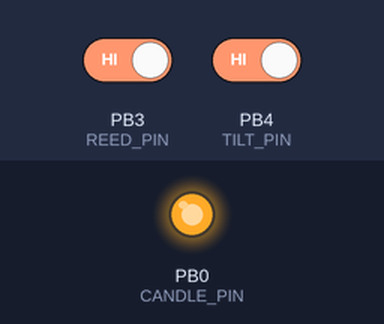
Bench run of a sketch on a simulated ATtiny85, built with avr-gcc and run on an emulated ATtiny85. On the bench: output pins drawn as LEDs (lit = HIGH). The test bench sets the inputs (shaded band); at power-on: PB4 (TILT_PIN) HIGH, PB3 (REED_PIN) HIGH. Sleep ends after the set time or at an interrupt.

Above: at 1.8 s.
1.9 s: PB4 (TILT_PIN) driven LOW
At 3.1 s:
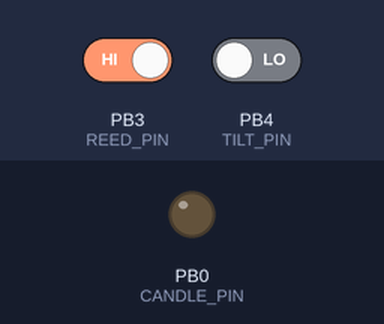
3.4 s: PB3 (REED_PIN) driven LOW
At 4.5 s:
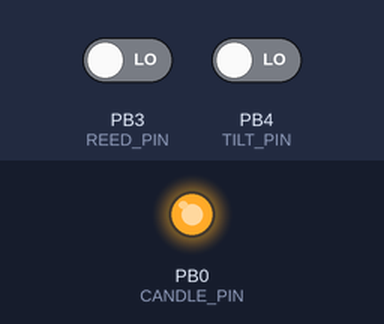
Timing chart, 0 to 10.0 s (numbered marks = the images above; inputs shaded):
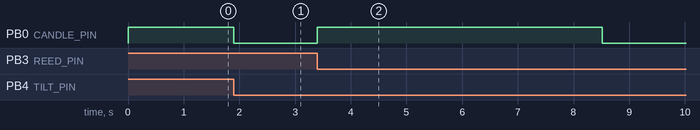

Measured:
- after the input at 1.9 s, PB0 (CANDLE_PIN): HIGH → LOW at once
- after the input at 3.4 s, PB0 (CANDLE_PIN): LOW → HIGH at once, → LOW 5.1 s later

The sketch:

Votive_Candle.ino
```cpp
#include <avr/sleep.h>
#include <avr/wdt.h>
#include <avr/interrupt.h>
#include <avr/power.h>

/*
AI Requirement:
Write me some arduino code for attiny85. This uses three pins. PB0 is connected to a candle LED such that an output of 1 is on and 0, or set to input, it will be off. PB4 is an input connected to a tilt sensor and shall have an internal pullup. When tilted the pin will be low. PB3 shall be an input with an internal pullup. It will be connected to a reed relay such that when the relay is activated the pin will be 0.

This design shall be optimized for low power and use sleep mode with WDT for timed sleeping. PB4 shall be used to wake from any sleep state.

The code has three major states: LIT_TIMER, LIT_SHORT_TIMER and DEEP_SLEEP.

When powered up the candle shall be on and enter the LIT_TIMER state.

When the enters the LIT_TIMER state. It shall remain in this state for approximately 2 hours, at which time it will exit the state and turn off the candle. It shall use the WDT and wake states to do the timing and keep batter usage low. When in the state for greater than 0.5s and a transitions from untilted to tilted is sensed (as an interrupt) it will exit the state and turn the candle off.

The code shall enter the DEEP_SLEEP state when the candle becomes unlit. In this state the candle pin shall change to an input to save power. When it has been in this state for more than 0.5s and the tilt state transitions from untilted to tilted (as an interrupt) it shall exit the state, turn on the candle and enter the LIT_TIMER state.

If it is in the DEEP_SLEEP state and PB3 transitions low or high it shall turn the candle on and enter the LIT_SHORT_TIMER state. This state is similar to the LIT_TIMER state except that the time in this state is approximately 5 seconds. Entering this state shall light the candle. When the timer expires and the state exits the candle shall turn off and it shall enter the DEEP_SLEEP state.

Claude Sonet 4 Repsonse:
I'll create Arduino code that implements your three-state candle controller with the reed relay functionality on PB3.This code implements your three-state candle controller with reed relay functionality. Here are the key features:
Three States:
	• LIT_TIMER: Candle on for 2 hours, tilt after 0.5s turns off
	• LIT_SHORT_TIMER: Candle on for 5 seconds, tilt after 0.5s turns off
	• DEEP_SLEEP: Candle off (pin as input), responds to tilt (>0.5s) or reed transitions
State Transitions:
	1. Power-up: Candle on → LIT_TIMER state
	2. LIT_TIMER:
		○ Timeout (2hrs) OR tilt (>0.5s) → candle off → DEEP_SLEEP
	3. LIT_SHORT_TIMER:
		○ Timeout (5s) OR tilt (>0.5s) → candle off → DEEP_SLEEP
	4. DEEP_SLEEP:
		○ Tilt (>0.5s) → candle on → LIT_TIMER
		○ Reed transition (any time) → candle on → LIT_SHORT_TIMER
Reed Relay Features:
	• PB3 with internal pullup: Pin reads LOW when relay activated
	• Any transition triggers: Both low→high and high→low activate the short timer
	• Immediate response: No 0.5s delay requirement for reed transitions
	• Priority handling: Reed transitions take precedence in DEEP_SLEEP state
Key Technical Features:
	• Pin change interrupts: Both PB4 (tilt) and PB3 (reed) wake from sleep
	• Edge detection: Tilt only responds to untilted→tilted (HIGH→LOW)
	• 0.5s protection: Uses stateTimeCounter to prevent immediate tilt responses
	• Power optimization:
		○ Deep sleep with WDT timing
		○ Candle pin becomes input when off
		○ Disabled unused peripherals
Operation Flow:
	1. Normal cycle: LIT_TIMER (2hrs) ↔ DEEP_SLEEP
	2. Reed activation: DEEP_SLEEP → LIT_SHORT_TIMER (5s) → DEEP_SLEEP
	3. Tilt shortcuts: Can exit any lit state early (after 0.5s)
	4. Low power: WDT wake-up, deep sleep between cycles
The reed relay provides a convenient way to get a quick 5-second light without entering the full 2-hour cycle.
*/

// Pin definitions
#define CANDLE_PIN PB0
#define TILT_PIN PB4
#define REED_PIN PB3

// States
enum State {
  LIT_TIMER,       // Long timed lit state (2 hours)
  LIT_SHORT_TIMER, // Short timed lit state (5 seconds)
  DEEP_SLEEP       // Deep sleep state
};

// Global variables
volatile State currentState = LIT_TIMER;
volatile bool tiltTransitionDetected = false;
volatile bool reedTransitionDetected = false;
volatile bool previousTiltState = HIGH;       // Track previous state for edge detection
volatile bool previousReedState = HIGH;       // Track previous reed state
volatile uint16_t wdtCounter = 0;
volatile uint16_t stateTimeCounter = 0;       // Track time in current state

// Timing constants
const uint16_t LIT_TIMEOUT_SECONDS = 7200;    // 2 hours
const uint16_t LIT_SHORT_TIMEOUT_SECONDS = 5; // 5 seconds
const uint16_t MIN_STATE_TIME_SECONDS = 1;    // 0.5s minimum (using 1s WDT, so 1 cycle minimum)
const uint8_t WDT_CYCLES_PER_SECOND = 1;      // Using 1s WDT timeout

// WDT timeout tracking
const uint16_t LIT_WDT_CYCLES = LIT_TIMEOUT_SECONDS * WDT_CYCLES_PER_SECOND;
const uint16_t LIT_SHORT_WDT_CYCLES = LIT_SHORT_TIMEOUT_SECONDS * WDT_CYCLES_PER_SECOND;
const uint16_t MIN_STATE_WDT_CYCLES = MIN_STATE_TIME_SECONDS * WDT_CYCLES_PER_SECOND;

void setup() {
  // Disable unused peripherals to save power
  ADCSRA = 0;  // Disable ADC
  power_adc_disable();
  power_timer1_disable();

  // Configure pins
  pinMode(CANDLE_PIN, OUTPUT);
  pinMode(TILT_PIN, INPUT_PULLUP);
  pinMode(REED_PIN, INPUT_PULLUP);

  // Turn on candle initially and enter LIT_TIMER
  digitalWrite(CANDLE_PIN, HIGH);

  // Initialize state tracking
  previousTiltState = digitalRead(TILT_PIN);
  previousReedState = digitalRead(REED_PIN);

  // Setup pin change interrupts for both tilt sensor (PB4) and reed relay (PB3)
  GIMSK |= (1 << PCIE);     // Enable pin change interrupts
  PCMSK |= (1 << PCINT4);   // Enable interrupt on PB4 (tilt)
  PCMSK |= (1 << PCINT3);   // Enable interrupt on PB3 (reed)

  // Initialize state - candle is lit, so enter LIT_TIMER
  currentState = LIT_TIMER;
  wdtCounter = 0;
  stateTimeCounter = 0;

  // Enable interrupts
  sei();

  // Setup and start watchdog timer
  setupWDT();
}

void loop() {
  switch (currentState) {
    case LIT_TIMER:
      handleLitTimerState();
      break;

    case LIT_SHORT_TIMER:
      handleLitShortTimerState();
      break;

    case DEEP_SLEEP:
      handleDeepSleepState();
      break;
  }
}

void handleLitTimerState() {
  // Check if tilt transition detected and we've been in state > 0.5s
  if (tiltTransitionDetected && stateTimeCounter >= MIN_STATE_WDT_CYCLES) {
    tiltTransitionDetected = false;
    turnOffCandle();
    enterDeepSleepState();
    return;
  }

  // Clear transition flags if we haven't been in state long enough
  if (tiltTransitionDetected && stateTimeCounter < MIN_STATE_WDT_CYCLES) {
    tiltTransitionDetected = false;
  }

  // Clear any reed transitions (not used in this state)
  reedTransitionDetected = false;

  // Check if lit timeout reached (2 hours) - turn off and enter deep sleep
  if (wdtCounter >= LIT_WDT_CYCLES) {
    turnOffCandle();
    enterDeepSleepState();
    return;
  }

  // Go to sleep and wait for WDT or interrupt
  enterLightSleep();
}

void handleLitShortTimerState() {
  // Check if tilt transition detected and we've been in state > 0.5s
  if (tiltTransitionDetected && stateTimeCounter >= MIN_STATE_WDT_CYCLES) {
    tiltTransitionDetected = false;
    turnOffCandle();
    enterDeepSleepState();
    return;
  }

  // Clear transition flags if we haven't been in state long enough
  if (tiltTransitionDetected && stateTimeCounter < MIN_STATE_WDT_CYCLES) {
    tiltTransitionDetected = false;
  }

  // Clear any reed transitions (not used in this state)
  reedTransitionDetected = false;

  // Check if short lit timeout reached (5 seconds) - turn off and enter deep sleep
  if (wdtCounter >= LIT_SHORT_WDT_CYCLES) {
    turnOffCandle();
    enterDeepSleepState();
    return;
  }

  // Go to sleep and wait for WDT or interrupt
  enterLightSleep();
}

void handleDeepSleepState() {
  // Check if reed transition detected - turn on candle and enter LIT_SHORT_TIMER
  if (reedTransitionDetected) {
    reedTransitionDetected = false;
    turnOnCandle();
    enterLitShortTimerState();
    return;
  }

  // Check if tilt transition detected and we've been in state > 0.5s
  if (tiltTransitionDetected && stateTimeCounter >= MIN_STATE_WDT_CYCLES) {
    tiltTransitionDetected = false;
    turnOnCandle();
    enterLitTimerState();
    return;
  }

  // Clear transition flag if we haven't been in state long enough
  if (tiltTransitionDetected && stateTimeCounter < MIN_STATE_WDT_CYCLES) {
    tiltTransitionDetected = false;
  }

  // Stay in deep sleep (no timeout for this state)
  enterDeepSleep();
}

void turnOnCandle() {
  pinMode(CANDLE_PIN, OUTPUT);
  digitalWrite(CANDLE_PIN, HIGH);
}

void turnOffCandle() {
  digitalWrite(CANDLE_PIN, LOW);
}

void enterLitTimerState() {
  currentState = LIT_TIMER;
  wdtCounter = 0;          // Reset lit timer
  stateTimeCounter = 0;    // Reset state time counter
  setupWDT();              // Enable WDT for timing
}

void enterLitShortTimerState() {
  currentState = LIT_SHORT_TIMER;
  wdtCounter = 0;          // Reset short lit timer
  stateTimeCounter = 0;    // Reset state time counter
  setupWDT();              // Enable WDT for timing
}

void enterDeepSleepState() {
  currentState = DEEP_SLEEP;
  stateTimeCounter = 0;    // Reset state time counter
  setupWDT();              // Keep WDT running for state time tracking
}

void enterDeepSleep() {
  // Change candle pin to input to save power (candle is off)
  pinMode(CANDLE_PIN, INPUT);

  // Update pin states before sleeping
  previousTiltState = digitalRead(TILT_PIN);
  previousReedState = digitalRead(REED_PIN);

  // Enter deepest sleep mode
  set_sleep_mode(SLEEP_MODE_PWR_DOWN);
  sleep_enable();
  sleep_cpu();
  sleep_disable();
}

void enterLightSleep() {
  // Update pin states before sleeping
  previousTiltState = digitalRead(TILT_PIN);
  previousReedState = digitalRead(REED_PIN);

  // Use power-down mode (WDT will still wake us up)
  set_sleep_mode(SLEEP_MODE_PWR_DOWN);
  sleep_enable();
  sleep_cpu();
  sleep_disable();
}

void setupWDT() {
  // Configure WDT for 1 second timeout
  cli();
  wdt_reset();

  // Set WDT to interrupt mode with 1s timeout
  WDTCR |= (1 << WDCE) | (1 << WDE);
  WDTCR = (1 << WDIE) | (1 << WDP2) | (1 << WDP1);  // 1 second timeout

  sei();
}

// Pin change interrupt service routine (tilt sensor and reed relay)
ISR(PCINT0_vect) {
  // Read current pin states
  bool currentTiltState = digitalRead(TILT_PIN);
  bool currentReedState = digitalRead(REED_PIN);

  // Check for tilt transition from untilted (HIGH) to tilted (LOW)
  if (previousTiltState == HIGH && currentTiltState == LOW) {
    tiltTransitionDetected = true;
  }

  // Check for reed transition (any change - low to high or high to low)
  if (previousReedState != currentReedState) {
    reedTransitionDetected = true;
  }

  // Update previous states
  previousTiltState = currentTiltState;
  previousReedState = currentReedState;
}

// Watchdog timer interrupt service routine
ISR(WDT_vect) {
  // Always increment state time counter
  stateTimeCounter++;

  // Increment appropriate timer based on current state
  if (currentState == LIT_TIMER || currentState == LIT_SHORT_TIMER) {
    wdtCounter++;
  }

  // Update pin state tracking after wake-up
  previousTiltState = digitalRead(TILT_PIN);
  previousReedState = digitalRead(REED_PIN);

  // WDT interrupt automatically wakes from sleep
}
```
